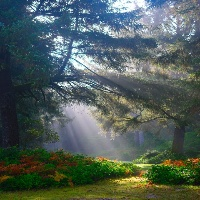
#> input picture resizing.jpg, 200 x 200 px
$ python rotation.py
#> lines starting #> are read from the running program, lines starting #| are printed output that depends on the picture
import cv2

img = cv2.imread("resizing.jpg")
#> img is the input picture: shape (200, 200, 3); mean B, G, R 89.3, 94.3, 80.6
width = 200
height = 200
center_point = (width / 2, height / 2)
rot = cv2.getRotationMatrix2D(center_point, -30, 1.0)
rotated = cv2.warpAffine(img, rot, (width, height))
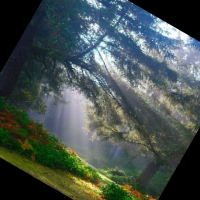
#> rotated: shape (200, 200, 3); mean B, G, R 78.3, 82, 70.7

cv2.imshow("Original", img)
cv2.imshow("Rotated", rotated)
cv2.waitKey(0)
